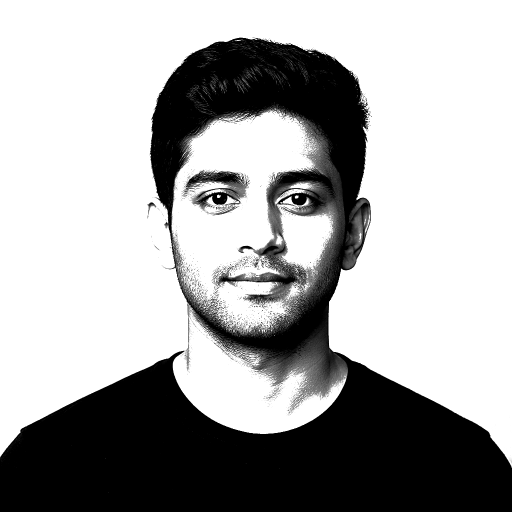
#> input picture source-prepped.png, 1024 x 1024 px (shown at 1/2 size)
$ python make_ascii_svg.py
#> lines starting #> are read from the running program, lines starting #| are printed output that depends on the picture
"""
Step 3b — turn source-prepped.png into a self-typing, monochrome ASCII SVG.

Usage:
    python scripts/make_ascii_svg.py

Output: <GH_USERNAME>-ascii.svg

Design choices:
  - Monochrome fill (one light-gray). Per-char rainbow coloring is what
    makes most ASCII portraits look noisy/static.
  - High contrast source -> busy background washes out to spaces, only
    the subject prints.
  - Each row sits behind a <clipPath> rect that animates width 0 -> 100%,
    staggered top to bottom, so it looks like it's "typing" in. A small
    block cursor rides the wipe edge. Plays once, then freezes.
"""
from PIL import Image

from config import PREPPED_PHOTO, ASCII_SVG_OUT

RAMP = " .`:-=+*cs#%@"  # bright (sparse) -> dark (dense); leading space = blank
COLS = 100
ROWS = 53
CHAR_W = 6.2
CHAR_H = 11
FONT_SIZE = 11
FILL = "#8b949e"          # monochrome light gray, GitHub-dark-friendly
CURSOR_FILL = "#c9d1d9"
ROW_DURATION = 0.55       # seconds for one row to "type" across
ROW_STAGGER = 0.045       # seconds between each row's start


def image_to_ascii(path: str, cols: int, rows: int) -> list[str]:
#> called with path = 'source-prepped.png', cols = 100, rows = 53
    img = Image.open(path).convert("L").resize((cols, rows))
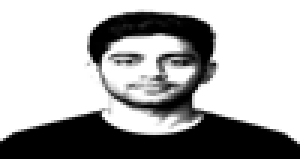
#> img: PIL image 100x53 L (shown 3 times larger); min 0, max 255, mean 169.2
    pixels = img.tobytes()
    ramp_len = len(RAMP)
    lines = []
    for r in range(rows):
        row_chars = []
        for c in range(cols):
            brightness = pixels[r * cols + c]  # 0=black .. 255=white
            idx = int((255 - brightness) / 255 * (ramp_len - 1))
            row_chars.append(RAMP[idx])
        lines.append("".join(row_chars))
#> after the loop, lines = 53 items
    return lines


def esc(ch: str) -> str:
    return {"&": "&amp;", "<": "&lt;", ">": "&gt;"}.get(ch, ch)


def build_svg(lines: list[str]) -> str:
    width = COLS * CHAR_W + 20
    height = ROWS * CHAR_H + 20
    parts = [
        f'<svg viewBox="0 0 {width:.0f} {height:.0f}" xmlns="http://www.w3.org/2000/svg" '
        f'font-family="ui-monospace,SFMono-Regular,Menlo,Consolas,monospace" '
        f'font-size="{FONT_SIZE}">',
        '<style>text{white-space:pre;} rect.cursor{fill:%s;}</style>' % CURSOR_FILL,
    ]

    for r, line in enumerate(lines):
        y = 10 + (r + 1) * CHAR_H
        row_w = len(line) * CHAR_W
        start = ROW_STAGGER * r
        clip_id = f"clip{r}"
        text_escaped = "".join(esc(c) for c in line)

        parts.append(f'<clipPath id="{clip_id}">')
        parts.append(
            f'  <rect x="10" y="{y - CHAR_H + 2:.1f}" height="{CHAR_H}" width="{row_w:.1f}">'
            f'<animate attributeName="width" from="0" to="{row_w:.1f}" '
            f'begin="{start:.3f}s" dur="{ROW_DURATION}s" fill="freeze" '
            f'calcMode="spline" keySplines="0.25 0.1 0.25 1"/></rect>'
        )
        parts.append("</clipPath>")

        parts.append(f'<g clip-path="url(#{clip_id})">')
        parts.append(f'  <text x="10" y="{y}" fill="{FILL}">{text_escaped}</text>')
        # cursor block riding the wipe edge
        parts.append(
            f'  <rect class="cursor" x="10" y="{y - CHAR_H + 2:.1f}" '
            f'width="{CHAR_W:.1f}" height="{CHAR_H}" opacity="0">'
            f'<animate attributeName="x" from="10" to="{10 + row_w:.1f}" '
            f'begin="{start:.3f}s" dur="{ROW_DURATION}s" fill="freeze" '
            f'calcMode="spline" keySplines="0.25 0.1 0.25 1"/>'
            f'<animate attributeName="opacity" values="1;1;0" keyTimes="0;0.85;1" '
            f'begin="{start:.3f}s" dur="{ROW_DURATION}s" fill="freeze"/>'
            f'</rect>'
        )
        parts.append("</g>")

    parts.append("</svg>")
    return "\n".join(parts)


if __name__ == "__main__":
    lines = image_to_ascii(PREPPED_PHOTO, COLS, ROWS)
#> lines = 53 items
    svg = build_svg(lines)
#> the loop in build_svg, `for r, line in enumerate(lines):` made 53 passes
#> (y, start, clip_id) on passes 1 to 12: (21, 0, 'clip0'), (32, 0.045, 'clip1'), (43, 0.09, 'clip2'), (54, 0.135, 'clip3'), (65, 0.18, 'clip4'), (76, 0.225, 'clip5'), (87, 0.27, 'clip6'), (98, 0.315, 'clip7'), (109, 0.36, 'clip8'), (120, 0.405, 'clip9'), (131, 0.45, 'clip10'), (142, 0.495, 'clip11')
#> after the loop in build_svg, `for r, line in enumerate(lines):`: parts = 373 items
    with open(ASCII_SVG_OUT, "w") as f:
        f.write(svg)
    print(f"wrote {ASCII_SVG_OUT} ({COLS}x{ROWS} chars)")
